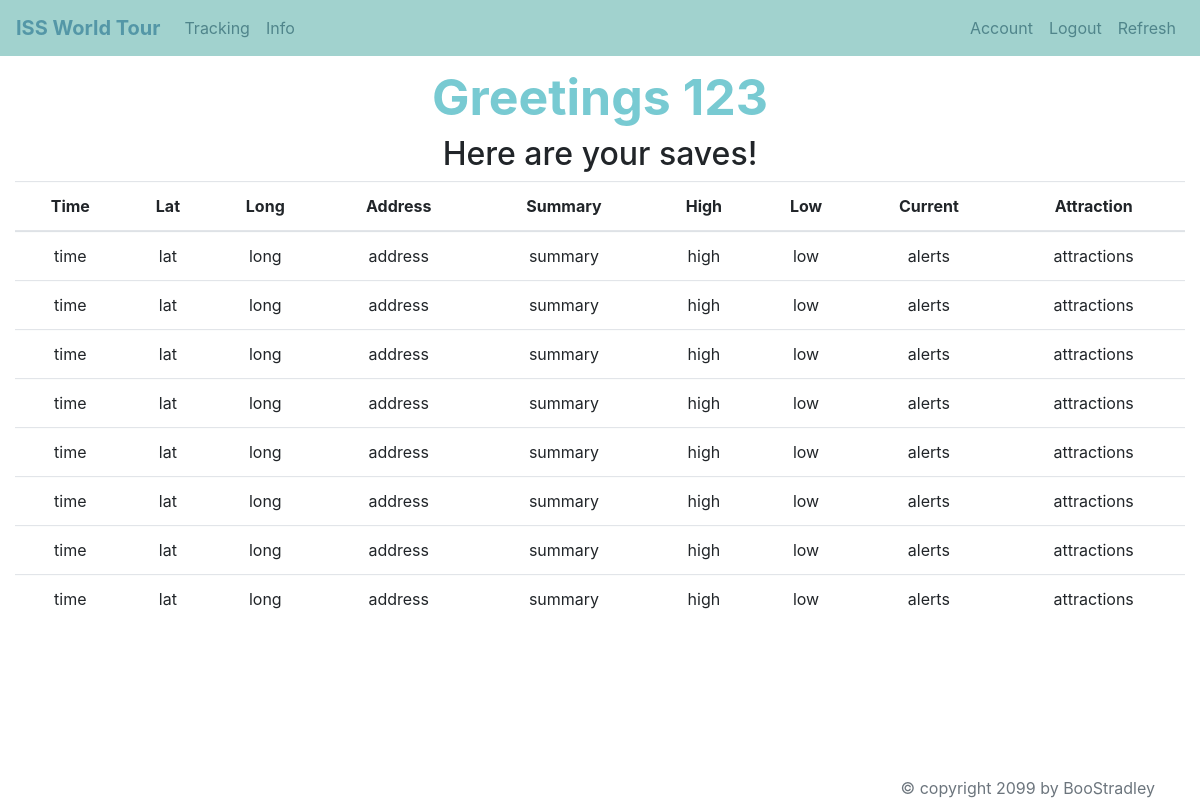
The app's page /account (signed in), older data.
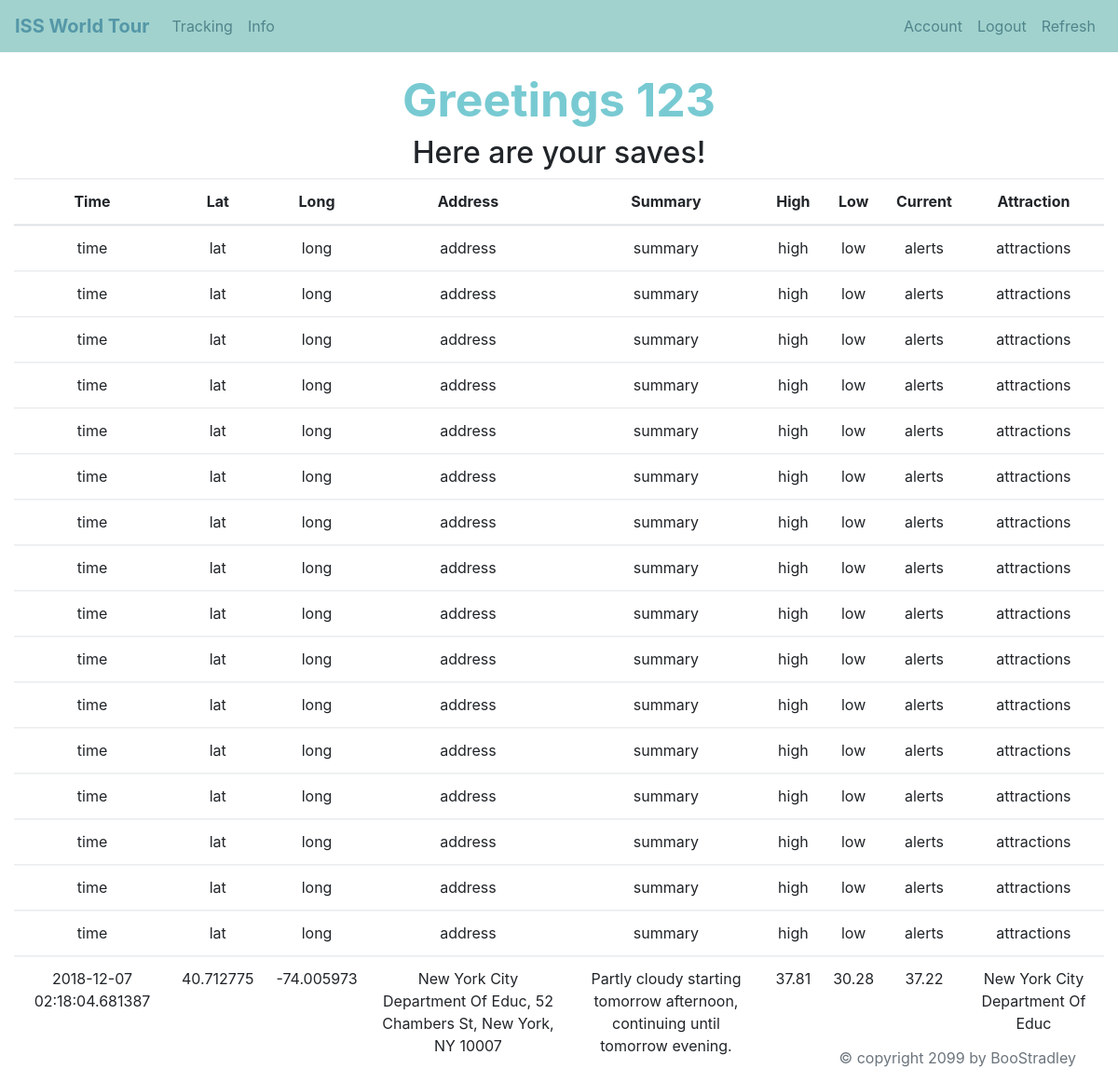
The same page, newer data.
### tables this page shows
CREATE TABLE saves(user TEXT, times TEXT, lat TEXT, long TEXT, address TEXT, summary TEXT, high TEXT, low TEXT, curr TEXT, attraction TEXT);

### app.py (the view)
@app.route("/account")
def account():
    if 'user' not in session:
        return redirect('/track')
    user = session['user']
    saves = getters.get_saves(user)
    return render_template("account.html", SESSION = loggedIn(), saves = saves, user = session['user'])

### app.py (called while the page is built)
def loggedIn():
    if 'user' in session:
        return True
    return False

### util/getters.py (called while the page is built)
def get_saves(user):
    db = sqlite3.connect(DB_FILE)
    c = db.cursor()
    command = "SELECT * FROM saves WHERE user = ?"
    saves = False
    for i in c.execute(command,(user,)):
        saves = True
    if saves:
        all_saves = c.execute(command,(user,)).fetchall()
        db.close()
        return all_saves
    else:
        db.close()
        return []

### templates/account.html (shortened to what this page needs)
{% extends 'base.html' %}
{% block body %}
<div class="account">
  <h1> Greetings {{user}} </h1>
  <h2> Here are your saves!</h2>
  <table class="table">
    <thead>
      <tr>
	<th scope="col">Time</th>
	<th scope="col">Lat</th>
	<th scope="col">Long</th>
	<th scope="col">Address</th>
	<th scope="col">Summary</th>
	<th scope="col">High</th>
	<th scope="col">Low</th>
	<th scope="col">Current</th>
	<th scope="col">Attraction</th>
      </tr>
    </thead>
    <tbody>
      {% for save in saves %}
      <tr>
	<td>{{save[1]}}</td>
	<td>{{save[2]}}</td>
	<td>{{save[3]}}</td>
	<td>{{save[4]}}</td>
	<td>{{save[5]}}</td>
	<td>{{save[6]}}</td>
	<td>{{save[7]}}</td>
	<td>{{save[8]}}</td>
	<td>{{save[9]}}</td>
      </tr>
      {% endfor %}
    </tbody>
  </table>
</div>
{% endblock %}

### templates/base.html (shortened to what this page needs)
<!DOCTYPE html>
<html>
  <head>
    <link rel="stylesheet" href="https://stackpath.bootstrapcdn.com/bootstrap/4.1.3/css/bootstrap.min.css">
    <link rel="stylesheet" type="text/css" href="../static/custom.css">
  </head>
  {% block navbar %}
  <nav class="navbar navbar-expand-lg">
    <a class="navbar-brand">ISS World Tour</a>
    <div class="collapse navbar-collapse" id="navbarNavAltMarkup">
      <div class="navbar-nav">
	<a class="nav-item nav-link" href="track">Tracking</a>
	<a class="nav-item nav-link" href="info">Info</a>
      </div>
    </div>
    <ul class="nav navbar-nav navbar-right">
      {% if SESSION %}
      <a class="nav-item nav-link" href="account">Account</a>
      <a class="nav-item nav-link" href="logout">Logout</a>
      {% endif %}
      <a class="nav-item nav-link" href="update">Refresh</a>
    </ul>
  </nav>
  {% endblock %}
  <body>
    <div class = "container-fluid">
      <div class = "body">
	{% block body %}
	{% endblock %}
      </div>
    </div>
  </body>
  <footer class = "footer">
    <div class = "container">
      {% block footer %}
      <span class = "text-muted">&copy; copyright 2099 by BooStradley</span>
      {% endblock %}
    </div>
  </footer>
</html>

### static/custom.css (style rules this page uses)
.navbar-expand-lg { background-color: #A1D2CE; font-size: 16px; border: 0; border-radius: 0px; }
.navbar-brand { font-weight: bold; color: #5497A7 !important; }
.navbar-expand-lg .navbar-nav .nav-link { color: #50858B; }
.h1, h1 { text-align: center; font-size: 50px; color: #78CAD2; font-weight: bold; }
.body { text-align: center; }
.account { transform: translateY(2%) }
.footer { position: fixed; bottom: 0; width: 100%; text-align: right; }

Row changes from the older to the newer data that the page shows:
added saves: times "time", lat "lat", long "long", address "address", summary "summary", high "high", low "low", curr "alerts", attraction "attractions"
added saves: times "time", lat "lat", long "long", address "address", summary "summary", high "high", low "low", curr "alerts", attraction "attractions"
added saves: times "time", lat "lat", long "long", address "address", summary "summary", high "high", low "low", curr "alerts", attraction "attractions"
added saves: times "time", lat "lat", long "long", address "address", summary "summary", high "high", low "low", curr "alerts", attraction "attractions"
added saves: times "time", lat "lat", long "long", address "address", summary "summary", high "high", low "low", curr "alerts", attraction "attractions"
added saves: times "time", lat "lat", long "long", address "address", summary "summary", high "high", low "low", curr "alerts", attraction "attractions"
added saves: times "time", lat "lat", long "long", address "address", summary "summary", high "high", low "low", curr "alerts", attraction "attractions"
added saves: times "time", lat "lat", long "long", address "address", summary "summary", high "high", low "low", curr "alerts", attraction "attractions"
added saves: times "2018-12-07 02:18:04.681387", lat "40.712775", long "-74.005973", address "New York City Department Of Educ, 52 Chambers St, New York, NY 10007", summary "Partly cloudy starting tomorrow afternoon, continuing until tomorrow evening.", high "37.81", low "30.28", curr "37.22", attraction "New York City Department Of Educ"
